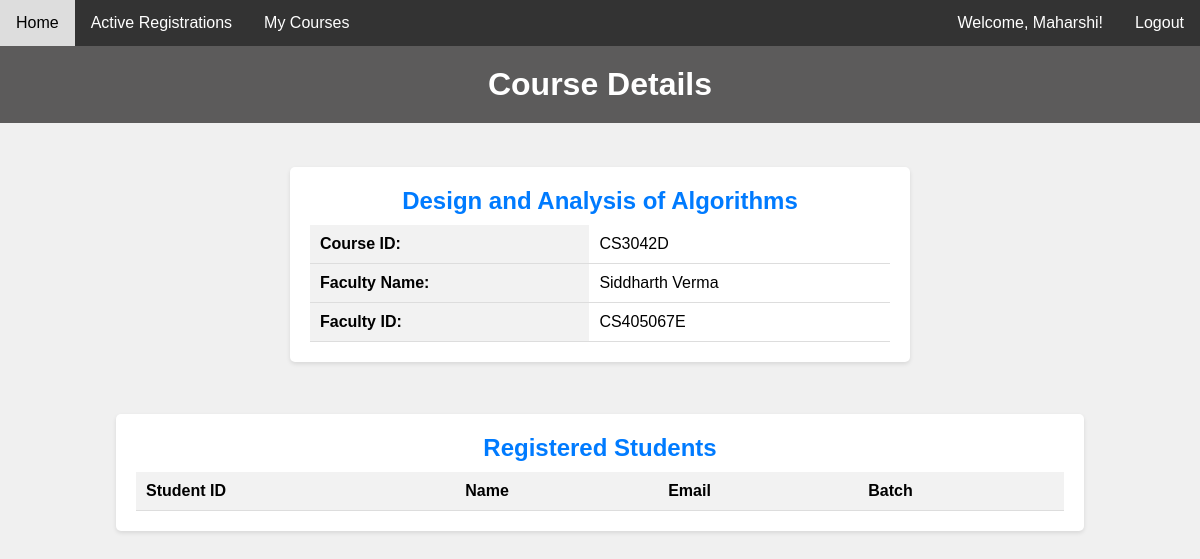
The page /course/CS3042D (signed in) on the database its author committed.
### tables this page shows
CREATE TABLE Course (
                        cid VARCHAR(7) PRIMARY KEY NOT NULL,
                        cname VARCHAR NOT NULL,
                        faculty VARCHAR(9),

                        FOREIGN KEY(faculty) REFERENCES Faculty(id)
                    );

### main.py (the view)
@app.route('/course/<course_id>')
def course_details(course_id):
    if 'id' in session:
        if session['user_type'] == 'faculty' or session['user_type'] == 'admin':
            pass
        else:
            return redirect(url_for('index'))
    else:
        return redirect(url_for('index'))
    faculty = Faculty()
    data = faculty.course_details(course_id)
    return render_template('course_detail.html', data = data)

### templates/course_detail.html (shortened to what this page needs)
<!DOCTYPE html>
<html lang="en">
<head>
</head>
<body>
    {% include 'navbar.html' %}
    <header>
        <h1>Course Details</h1>
    </header>
    <section class="course-section">
        <div class="course-details">
            <h2>{{ data['course_name'] }}</h2>
            <table class="course-table">
                <tr>
                    <th>Course ID:</th>
                    <td>{{ data['course_id'].upper() }}</td>
                </tr>
                <tr>
                    <th>Faculty Name:</th>
                    <td>{{ data['faculty_name'] }}</td>
                </tr>
                <tr>
                    <th>Faculty ID:</th>
                    <td>{{ data['faculty_id'].upper() }}</td>
                </tr>
            </table>
        </div>
        <div class="students">
            <h2>Registered Students</h2>
            <table class="student-table">
                <thead>
                    <tr>
                        <th>Student ID</th>
                        <th>Name</th>
                        <th>Email</th>
                        <th>Batch</th>
                    </tr>
                </thead>
            </table>
        </div>
    </section>
</body>
</html>

### templates/course_detail.html (style rules this page uses)
html, body, h1, h2, p, table { margin: 0; padding: 0; }
body { font-family: Arial, sans-serif; background-color: #f0f0f0; text-align: center; }
header { background-color: #5c5b5b; color: #fff; padding: 20px; }
.course-section { display: flex; flex-direction: column; align-items: center; margin: 20px; }
.course-details, .students { margin-top: 1.5em; background-color: #fff; box-shadow: 0 2px 4px rgba(0, 0, 0, 0.1); padding: 20px; border-radius: 5px; width: 80%; margin-bottom: 20px; }
.students { margin-top: 2em; }
.course-details { width: 50%; }
.course-details h2, .students h2 { margin-bottom: 10px; color: #007bff; }
.course-table, .student-table { width: 100%; border-collapse: collapse; margin-top: 10px; }
.course-table th, .course-table td, .student-table th, .student-table td { padding: 10px; text-align: left; border-bottom: 1px solid #ddd; }
.course-table th, .student-table th { background-color: #f2f2f2; font-weight: bold; }

### templates/navbar.html (style rules this page uses)
body { font-family: Arial, sans-serif; margin: 0; padding: 0; }

### rows shown on the page
Course: course_name "Design and Analysis of Algorithms", course_id "CS3042D", faculty_id "CS405067E"

### other values the page prints
{{ session['username'] }} "Maharshi"
{{ data['faculty_name'] }} "Siddharth Verma"
